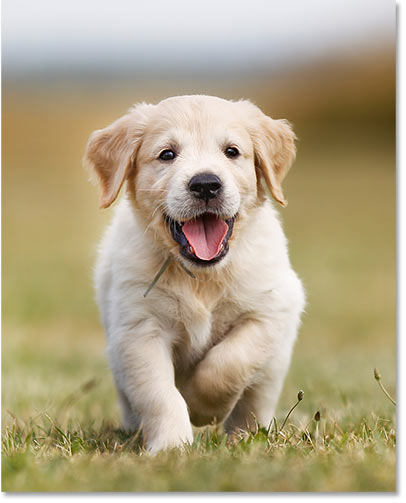
#> input picture dog.jpeg, 406 x 503 px
$ python rotate.py
#> lines starting #> are read from the running program, lines starting #| are printed output that depends on the picture
import cv2
import numpy as np

FILE_NAME = "dog.jpeg"
try:

    # Read image from the disk.
    img = cv2.imread(FILE_NAME)
#> img is the input picture: shape (503, 406, 3); mean B, G, R 133.8, 164, 176.7

    # Shape of image in terms of pixels.
    (rows, cols) = img.shape[:2]
#> rows = 503; cols = 406

    # getRotationMatrix2D creates a matrix needed for transformation.
    # We want matrix for rotation w.r.t center to 45 degree without scaling.
    M = cv2.getRotationMatrix2D((cols / 2, rows / 2), 45, 1)
    res = cv2.warpAffine(img, M, (cols, rows))
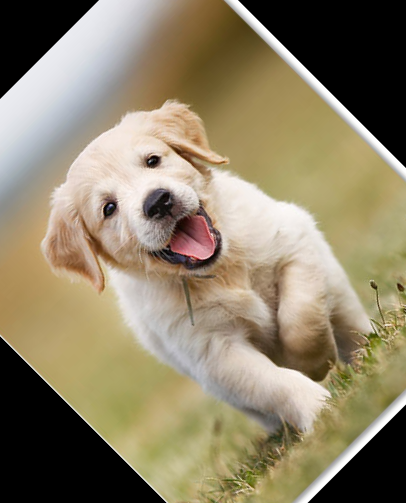
#> res: shape (503, 406, 3); mean B, G, R 105.1, 130.7, 142.3

    # Write image back to disk
    cv2.imwrite('result.jpg', res)


except IOError:
    print("error!!!")

cv2.imshow("newImage", res)
cv2.waitKey(0)
cv2.destroyAllWindows()
